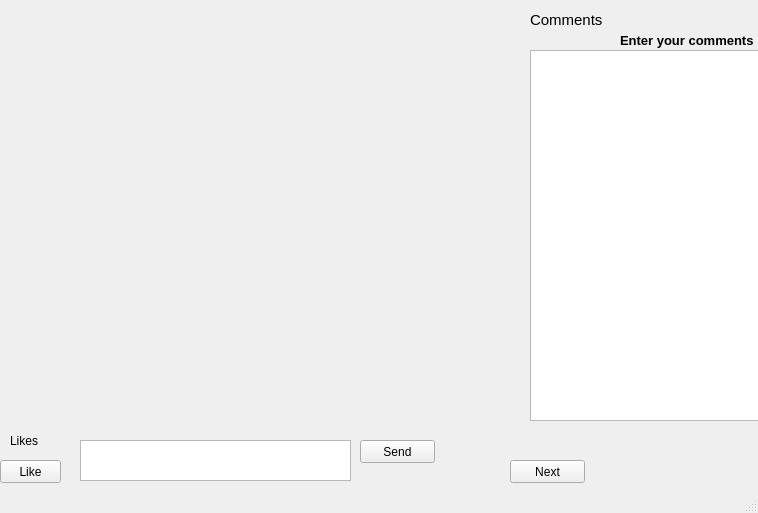
<?xml version="1.0" encoding="UTF-8"?>
<ui version="4.0">
 <class>MainWindow</class>
 <widget class="QMainWindow" name="MainWindow">
  <property name="geometry">
   <rect>
    <x>0</x>
    <y>0</y>
    <width>758</width>
    <height>513</height>
   </rect>
  </property>
  <property name="windowTitle">
   <string>MainWindow</string>
  </property>
  <widget class="QWidget" name="centralwidget">
   <widget class="QLabel" name="comments_label">
    <property name="geometry">
     <rect>
      <x>530</x>
      <y>10</y>
      <width>81</width>
      <height>21</height>
     </rect>
    </property>
    <property name="text">
     <string>&lt;html&gt;&lt;head/&gt;&lt;body&gt;&lt;p&gt;&lt;span style=&quot; font-size:11pt;&quot;&gt;Comments&lt;/span&gt;&lt;/p&gt;&lt;/body&gt;&lt;/html&gt;</string>
    </property>
   </widget>
   <widget class="QLabel" name="entercomments_label">
    <property name="geometry">
     <rect>
      <x>620</x>
      <y>30</y>
      <width>141</width>
      <height>21</height>
     </rect>
    </property>
    <property name="font">
     <font>
      <family>Arial</family>
      <pointsize>10</pointsize>
      <weight>75</weight>
      <bold>true</bold>
     </font>
    </property>
    <property name="text">
     <string>Enter your comments</string>
    </property>
   </widget>
   <widget class="QPlainTextEdit" name="commentbox">
    <property name="geometry">
     <rect>
      <x>530</x>
      <y>50</y>
      <width>231</width>
      <height>371</height>
     </rect>
    </property>
   </widget>
   <widget class="QTextEdit" name="textEdit">
    <property name="geometry">
     <rect>
      <x>80</x>
      <y>440</y>
      <width>271</width>
      <height>41</height>
     </rect>
    </property>
   </widget>
   <widget class="QPushButton" name="send">
    <property name="geometry">
     <rect>
      <x>360</x>
      <y>440</y>
      <width>75</width>
      <height>23</height>
     </rect>
    </property>
    <property name="text">
     <string>Send</string>
    </property>
   </widget>
   <widget class="QPushButton" name="next">
    <property name="geometry">
     <rect>
      <x>510</x>
      <y>460</y>
      <width>75</width>
      <height>23</height>
     </rect>
    </property>
    <property name="text">
     <string>Next</string>
    </property>
   </widget>
   <widget class="QPushButton" name="like">
    <property name="geometry">
     <rect>
      <x>0</x>
      <y>460</y>
      <width>61</width>
      <height>23</height>
     </rect>
    </property>
    <property name="text">
     <string>Like</string>
    </property>
   </widget>
   <widget class="QLabel" name="likes">
    <property name="geometry">
     <rect>
      <x>10</x>
      <y>430</y>
      <width>51</width>
      <height>21</height>
     </rect>
    </property>
    <property name="text">
     <string>Likes</string>
    </property>
   </widget>
   <widget class="QLabel" name="photo">
    <property name="geometry">
     <rect>
      <x>10</x>
      <y>10</y>
      <width>511</width>
      <height>411</height>
     </rect>
    </property>
    <property name="autoFillBackground">
     <bool>false</bool>
    </property>
    <property name="text">
     <string/>
    </property>
    <property name="pixmap">
     <pixmap>C:/Users/HP/Pictures/meme.jpg</pixmap>
    </property>
    <property name="scaledContents">
     <bool>true</bool>
    </property>
   </widget>
  </widget>
  <widget class="QStatusBar" name="statusbar"/>
  <action name="actionopen">
   <property name="text">
    <string>open</string>
   </property>
  </action>
  <action name="actionrecent">
   <property name="text">
    <string>recent</string>
   </property>
  </action>
  <action name="actionlogs">
   <property name="text">
    <string>logs</string>
   </property>
  </action>
 </widget>
 <resources/>
 <connections/>
</ui>
